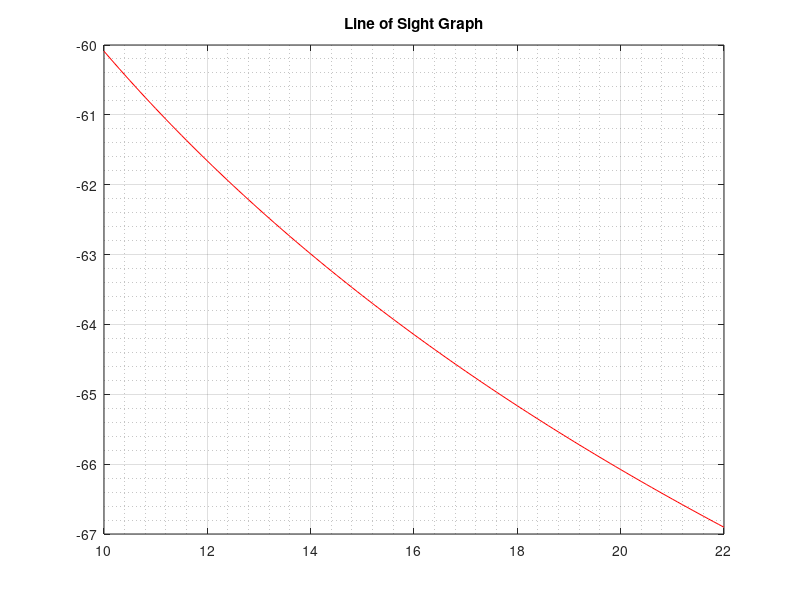

The MATLAB source for this figure:
clear;
close all;
clc;
f = 2.4e9;
c = 3e8;
K = 0;
L = 0.125;
Beta = (2*pi*f)/c;
tx = 0;
ty = 4;
tz = 2;
rx = 10:0.1:22;
ry = 3;
rz = 2;
r = sqrt(((rx-tx).^2)+((ry-ty).^2)+((rz-tz).^2));
E = (1./r).*(exp(-1i*Beta*r)).*(L/(4.*pi));
P = 20*log10(abs(E));


plot(rx,P,'r-');
title('Line of Sight Graph');
grid on;
grid minor;
